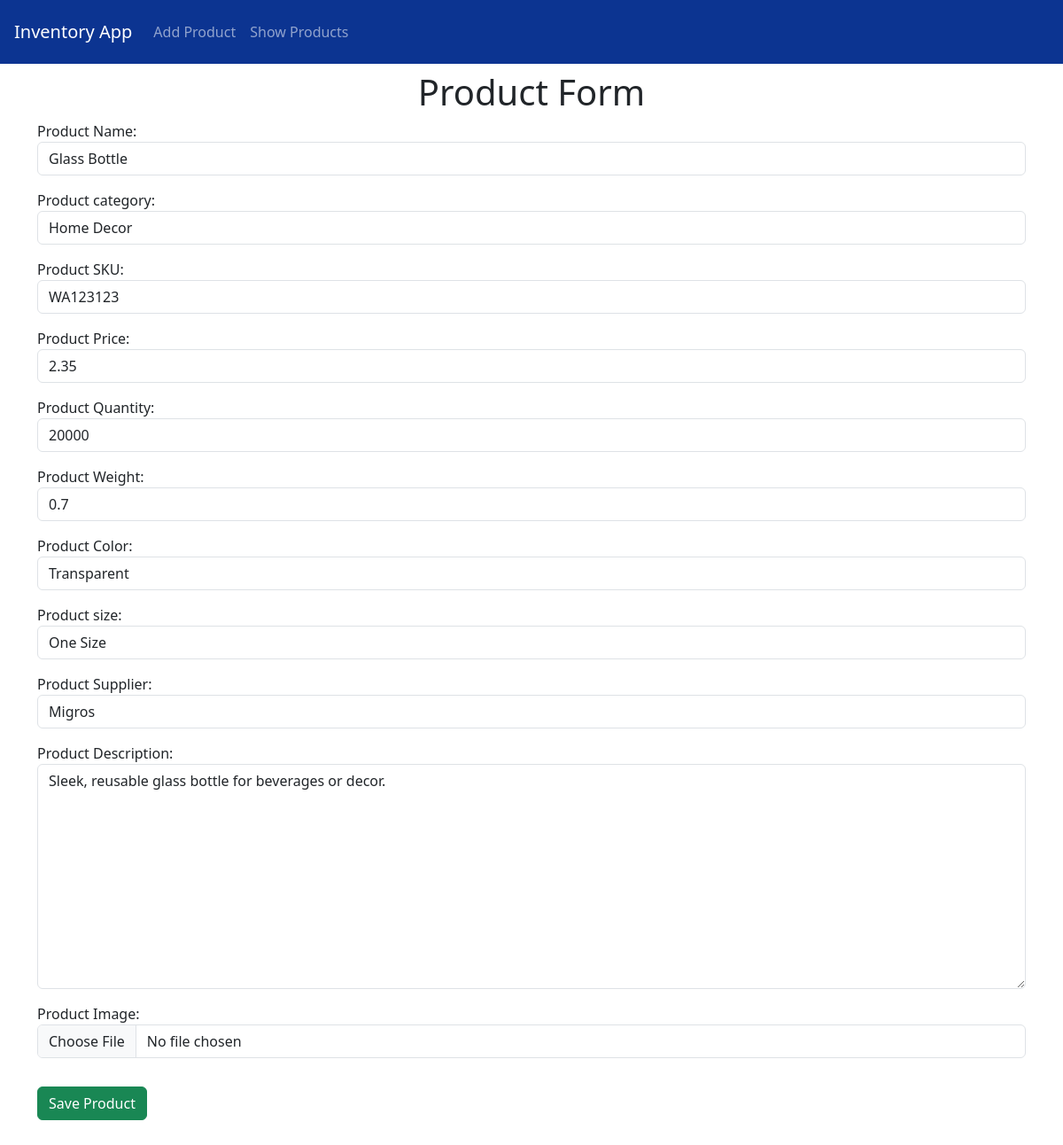
The page /update/4/ on the database its author committed.
### InventoryApp/models.py (models this page shows, shortened)
class Product(models.Model):
    product_id = models.AutoField(primary_key=True)
    product_name = models.CharField(max_length=100)
    product_category = models.CharField(max_length=100)
    product_sku = models.CharField(max_length=50, unique=True)
    product_price = models.FloatField()
    product_quantity = models.IntegerField()
    product_weight = models.FloatField()
    product_color = models.CharField(max_length=100)
    product_size = models.CharField(max_length=50)
    product_supplier = models.CharField(max_length=300)
    product_description = models.TextField()
    product_image = models.ImageField(upload_to='product_images/')

### InventoryApp/views.py (the view, shortened to what this page needs)
# urls.py: path('update/<int:product_id>/', views.product_update_view, name='product_update'),
def product_update_view(request, product_id):
    product = Product.objects.get(product_id=product_id)
    form = ProductForm(instance=product)
    return render(request, 'inventoryApp/product_form.html', {'form': form})

### InventoryApp/templates/InventoryApp/product_form.html (shortened to what this page needs)
{% extends "InventoryApp/layout.html" %}
{% block content %}
<h1 class="text-center">Product Form</h1>
<form method="POST" enctype="multipart/form-data" class="jumbotron">
    {{ form.as_p }}
    <button type="submit" class="btn btn-success btn-block mt-3 mb-5">Save Product</button>
</form>
{% endblock %}

### InventoryApp/templates/InventoryApp/layout.html (style rules this page uses)
body { padding-top: 3rem; }

### rows shown on the page
Product: product_name "Glass Bottle", product_category "Home Decor", product_sku "WA123123", product_price "2.35", product_quantity "20000", product_weight "0.7", product_color "Transparent", product_size "One Size", product_supplier "Migros", product_description "Sleek, reusable glass bottle for beverages or decor."
